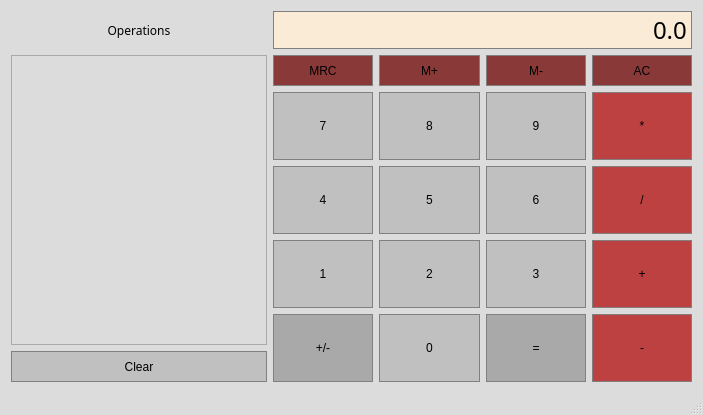
<?xml version="1.0" encoding="UTF-8"?>
<ui version="4.0">
 <class>Calculator</class>
 <widget class="QMainWindow" name="Calculator">
  <property name="geometry">
   <rect>
    <x>0</x>
    <y>0</y>
    <width>703</width>
    <height>415</height>
   </rect>
  </property>
  <property name="windowTitle">
   <string>Calculator</string>
  </property>
  <property name="styleSheet">
   <string notr="true">QMainWindow{
	background-color:#DCDCDC;	
}</string>
  </property>
  <widget class="QWidget" name="centralWidget">
   <property name="styleSheet">
    <string notr="true">QWidget{
	background-color:#DCDCDC;
}</string>
   </property>
   <layout class="QGridLayout" name="gridLayout">
    <item row="1" column="2">
     <widget class="QPushButton" name="MemRecall">
      <property name="sizePolicy">
       <sizepolicy hsizetype="Preferred" vsizetype="Preferred">
        <horstretch>0</horstretch>
        <verstretch>0</verstretch>
       </sizepolicy>
      </property>
      <property name="styleSheet">
       <string notr="true">QPushButton{
	background-color:  #8A3939;
	border: 1px solid gray;
 	padding: 5px;
}

QPushButton: pressed{
	background-color:  rgb(208, 80, 80);	
	border: 1px solid gray;
 	padding: 5px;
}</string>
      </property>
      <property name="text">
       <string>MRC</string>
      </property>
     </widget>
    </item>
    <item row="0" column="2" colspan="4">
     <widget class="QLineEdit" name="Display">
      <property name="sizePolicy">
       <sizepolicy hsizetype="Preferred" vsizetype="Preferred">
        <horstretch>0</horstretch>
        <verstretch>0</verstretch>
       </sizepolicy>
      </property>
      <property name="font">
       <font>
        <family>Pagul</family>
        <pointsize>18</pointsize>
        <weight>50</weight>
        <bold>false</bold>
       </font>
      </property>
      <property name="styleSheet">
       <string notr="true">QLineEdit{
	background-color: #FAEBD7;
	border: 1px solid gray;
	color: black;
}</string>
      </property>
      <property name="text">
       <string>0.0</string>
      </property>
      <property name="alignment">
       <set>Qt::AlignRight|Qt::AlignTrailing|Qt::AlignVCenter</set>
      </property>
     </widget>
    </item>
    <item row="1" column="5">
     <widget class="QPushButton" name="Clear">
      <property name="sizePolicy">
       <sizepolicy hsizetype="Preferred" vsizetype="Preferred">
        <horstretch>0</horstretch>
        <verstretch>0</verstretch>
       </sizepolicy>
      </property>
      <property name="styleSheet">
       <string notr="true">QPushButton{
	background-color:  #8A3939;
	border: 1px solid gray;
 	padding: 5px;
}

QPushButton: pressed{
	background-color:  rgb(208, 80, 80);	
	border: 1px solid gray;
 	padding: 5px;
}</string>
      </property>
      <property name="text">
       <string>AC</string>
      </property>
     </widget>
    </item>
    <item row="9" column="1">
     <widget class="QPushButton" name="ClearOperations">
      <property name="sizePolicy">
       <sizepolicy hsizetype="Preferred" vsizetype="Preferred">
        <horstretch>0</horstretch>
        <verstretch>0</verstretch>
       </sizepolicy>
      </property>
      <property name="styleSheet">
       <string notr="true">QPushButton{
	background-color:  #C0C0C0;
	border: 1px solid gray;
 	padding: 5px;
}

QPushButton: pressed{
	background-color:  #D3D3D3	;
	border: 1px solid gray;
 	padding: 5px;
}</string>
      </property>
      <property name="text">
       <string>Clear</string>
      </property>
     </widget>
    </item>
    <item row="1" column="3">
     <widget class="QPushButton" name="MemAdd">
      <property name="sizePolicy">
       <sizepolicy hsizetype="Preferred" vsizetype="Preferred">
        <horstretch>0</horstretch>
        <verstretch>0</verstretch>
       </sizepolicy>
      </property>
      <property name="styleSheet">
       <string notr="true">QPushButton{
	background-color:  #8A3939;
	border: 1px solid gray;
 	padding: 5px;
}

QPushButton: pressed{
	background-color:  rgb(208, 80, 80);	
	border: 1px solid gray;
 	padding: 5px;
}</string>
      </property>
      <property name="text">
       <string>M+</string>
      </property>
     </widget>
    </item>
    <item row="1" column="4">
     <widget class="QPushButton" name="MemSubtract">
      <property name="sizePolicy">
       <sizepolicy hsizetype="Preferred" vsizetype="Preferred">
        <horstretch>0</horstretch>
        <verstretch>0</verstretch>
       </sizepolicy>
      </property>
      <property name="styleSheet">
       <string notr="true">QPushButton{
	background-color:  #8A3939;
	border: 1px solid gray;
 	padding: 5px;
}

QPushButton: pressed{
	background-color:  rgb(208, 80, 80);	
	border: 1px solid gray;
 	padding: 5px;
}</string>
      </property>
      <property name="text">
       <string>M-</string>
      </property>
     </widget>
    </item>
    <item row="0" column="1">
     <widget class="QLabel" name="label_2">
      <property name="font">
       <font>
        <family>Pagul</family>
       </font>
      </property>
      <property name="text">
       <string>Operations</string>
      </property>
      <property name="alignment">
       <set>Qt::AlignCenter</set>
      </property>
     </widget>
    </item>
    <item row="1" column="1" rowspan="8">
     <widget class="QTextEdit" name="DisplayOperations">
      <property name="sizePolicy">
       <sizepolicy hsizetype="Preferred" vsizetype="Preferred">
        <horstretch>0</horstretch>
        <verstretch>0</verstretch>
       </sizepolicy>
      </property>
      <property name="readOnly">
       <bool>true</bool>
      </property>
     </widget>
    </item>
    <item row="8" column="2" rowspan="2">
     <widget class="QPushButton" name="ChangeSign">
      <property name="sizePolicy">
       <sizepolicy hsizetype="Preferred" vsizetype="Preferred">
        <horstretch>0</horstretch>
        <verstretch>0</verstretch>
       </sizepolicy>
      </property>
      <property name="styleSheet">
       <string notr="true">QPushButton{
	background-color:  #A9A9A9;
	border: 1px solid gray;
 	padding: 5px;
}

QPushButton: pressed{
	background-color:  #808080	;
	border: 1px solid gray;
 	padding: 5px;
}</string>
      </property>
      <property name="text">
       <string>+/-</string>
      </property>
     </widget>
    </item>
    <item row="8" column="3" rowspan="2">
     <widget class="QPushButton" name="Button0">
      <property name="sizePolicy">
       <sizepolicy hsizetype="Preferred" vsizetype="Preferred">
        <horstretch>0</horstretch>
        <verstretch>0</verstretch>
       </sizepolicy>
      </property>
      <property name="styleSheet">
       <string notr="true">QPushButton{
	background-color:  #C0C0C0;
	border: 1px solid gray;
 	padding: 5px;
}

QPushButton: pressed{
	background-color:  #D3D3D3	;
	border: 1px solid gray;
 	padding: 5px;
}</string>
      </property>
      <property name="text">
       <string>0</string>
      </property>
     </widget>
    </item>
    <item row="8" column="4" rowspan="2">
     <widget class="QPushButton" name="Equals">
      <property name="sizePolicy">
       <sizepolicy hsizetype="Preferred" vsizetype="Preferred">
        <horstretch>0</horstretch>
        <verstretch>0</verstretch>
       </sizepolicy>
      </property>
      <property name="styleSheet">
       <string notr="true">QPushButton{
	background-color:  #A9A9A9;
	border: 1px solid gray;
 	padding: 5px;
}

QPushButton: pressed{
	background-color:  #808080	;
	border: 1px solid gray;
 	padding: 5px;
}</string>
      </property>
      <property name="text">
       <string>=</string>
      </property>
     </widget>
    </item>
    <item row="6" column="4" rowspan="2">
     <widget class="QPushButton" name="Button3">
      <property name="sizePolicy">
       <sizepolicy hsizetype="Preferred" vsizetype="Preferred">
        <horstretch>0</horstretch>
        <verstretch>0</verstretch>
       </sizepolicy>
      </property>
      <property name="styleSheet">
       <string notr="true">QPushButton{
	background-color:  #C0C0C0;
	border: 1px solid gray;
 	padding: 5px;
}

QPushButton: pressed{
	background-color:  #D3D3D3	;
	border: 1px solid gray;
 	padding: 5px;
}</string>
      </property>
      <property name="text">
       <string>3</string>
      </property>
     </widget>
    </item>
    <item row="6" column="3" rowspan="2">
     <widget class="QPushButton" name="Button2">
      <property name="sizePolicy">
       <sizepolicy hsizetype="Preferred" vsizetype="Preferred">
        <horstretch>0</horstretch>
        <verstretch>0</verstretch>
       </sizepolicy>
      </property>
      <property name="styleSheet">
       <string notr="true">QPushButton{
	background-color:  #C0C0C0;
	border: 1px solid gray;
 	padding: 5px;
}

QPushButton: pressed{
	background-color:  #D3D3D3	;
	border: 1px solid gray;
 	padding: 5px;
}</string>
      </property>
      <property name="text">
       <string>2</string>
      </property>
     </widget>
    </item>
    <item row="6" column="2" rowspan="2">
     <widget class="QPushButton" name="Button1">
      <property name="sizePolicy">
       <sizepolicy hsizetype="Preferred" vsizetype="Preferred">
        <horstretch>0</horstretch>
        <verstretch>0</verstretch>
       </sizepolicy>
      </property>
      <property name="styleSheet">
       <string notr="true">QPushButton{
	background-color:  #C0C0C0;
	border: 1px solid gray;
 	padding: 5px;
}

QPushButton: pressed{
	background-color:  #D3D3D3	;
	border: 1px solid gray;
 	padding: 5px;
}</string>
      </property>
      <property name="text">
       <string>1</string>
      </property>
     </widget>
    </item>
    <item row="4" column="2" rowspan="2">
     <widget class="QPushButton" name="Button4">
      <property name="sizePolicy">
       <sizepolicy hsizetype="Preferred" vsizetype="Preferred">
        <horstretch>0</horstretch>
        <verstretch>0</verstretch>
       </sizepolicy>
      </property>
      <property name="styleSheet">
       <string notr="true">QPushButton{
	background-color:  #C0C0C0;
	border: 1px solid gray;
 	padding: 5px;
}

QPushButton: pressed{
	background-color:  #D3D3D3	;
	border: 1px solid gray;
 	padding: 5px;
}</string>
      </property>
      <property name="text">
       <string>4</string>
      </property>
     </widget>
    </item>
    <item row="2" column="2" rowspan="2">
     <widget class="QPushButton" name="Button7">
      <property name="sizePolicy">
       <sizepolicy hsizetype="Preferred" vsizetype="Preferred">
        <horstretch>0</horstretch>
        <verstretch>0</verstretch>
       </sizepolicy>
      </property>
      <property name="styleSheet">
       <string notr="true">QPushButton{
	background-color:  #C0C0C0;
	border: 1px solid gray;
 	padding: 5px;
}

QPushButton: pressed{
	background-color:  #D3D3D3	;
	border: 1px solid gray;
 	padding: 5px;
}</string>
      </property>
      <property name="text">
       <string>7</string>
      </property>
     </widget>
    </item>
    <item row="4" column="3" rowspan="2">
     <widget class="QPushButton" name="Button5">
      <property name="sizePolicy">
       <sizepolicy hsizetype="Preferred" vsizetype="Preferred">
        <horstretch>0</horstretch>
        <verstretch>0</verstretch>
       </sizepolicy>
      </property>
      <property name="styleSheet">
       <string notr="true">QPushButton{
	background-color:  #C0C0C0;
	border: 1px solid gray;
 	padding: 5px;
}

QPushButton: pressed{
	background-color:  #D3D3D3	;
	border: 1px solid gray;
 	padding: 5px;
}</string>
      </property>
      <property name="text">
       <string>5</string>
      </property>
     </widget>
    </item>
    <item row="4" column="4" rowspan="2">
     <widget class="QPushButton" name="Button6">
      <property name="sizePolicy">
       <sizepolicy hsizetype="Preferred" vsizetype="Preferred">
        <horstretch>0</horstretch>
        <verstretch>0</verstretch>
       </sizepolicy>
      </property>
      <property name="styleSheet">
       <string notr="true">QPushButton{
	background-color:  #C0C0C0;
	border: 1px solid gray;
 	padding: 5px;
}

QPushButton: pressed{
	background-color:  #D3D3D3	;
	border: 1px solid gray;
 	padding: 5px;
}</string>
      </property>
      <property name="text">
       <string>6</string>
      </property>
     </widget>
    </item>
    <item row="2" column="3" rowspan="2">
     <widget class="QPushButton" name="Button8">
      <property name="sizePolicy">
       <sizepolicy hsizetype="Preferred" vsizetype="Preferred">
        <horstretch>0</horstretch>
        <verstretch>0</verstretch>
       </sizepolicy>
      </property>
      <property name="styleSheet">
       <string notr="true">QPushButton{
	background-color:  #C0C0C0;
	border: 1px solid gray;
 	padding: 5px;
}

QPushButton: pressed{
	background-color:  #D3D3D3	;
	border: 1px solid gray;
 	padding: 5px;
}</string>
      </property>
      <property name="text">
       <string>8</string>
      </property>
     </widget>
    </item>
    <item row="2" column="4" rowspan="2">
     <widget class="QPushButton" name="Button9">
      <property name="sizePolicy">
       <sizepolicy hsizetype="Preferred" vsizetype="Preferred">
        <horstretch>0</horstretch>
        <verstretch>0</verstretch>
       </sizepolicy>
      </property>
      <property name="styleSheet">
       <string notr="true">QPushButton{
	background-color:  #C0C0C0;
	border: 1px solid gray;
 	padding: 5px;
}

QPushButton: pressed{
	background-color:  #D3D3D3	;
	border: 1px solid gray;
 	padding: 5px;
}</string>
      </property>
      <property name="text">
       <string>9</string>
      </property>
     </widget>
    </item>
    <item row="2" column="5" rowspan="2">
     <widget class="QPushButton" name="Multiply">
      <property name="sizePolicy">
       <sizepolicy hsizetype="Preferred" vsizetype="Preferred">
        <horstretch>0</horstretch>
        <verstretch>0</verstretch>
       </sizepolicy>
      </property>
      <property name="styleSheet">
       <string notr="true">QPushButton{
	background-color:  #BD4141;
	border: 1px solid gray;
 	padding: 5px;
}

QPushButton: pressed{
	background-color:  rgb(208, 80, 80);	;
	border: 1px solid gray;
 	padding: 5px;
}
</string>
      </property>
      <property name="text">
       <string>*</string>
      </property>
     </widget>
    </item>
    <item row="8" column="5" rowspan="2">
     <widget class="QPushButton" name="Subtract">
      <property name="sizePolicy">
       <sizepolicy hsizetype="Preferred" vsizetype="Preferred">
        <horstretch>0</horstretch>
        <verstretch>0</verstretch>
       </sizepolicy>
      </property>
      <property name="styleSheet">
       <string notr="true">QPushButton{
	background-color:  #BD4141;
	border: 1px solid gray;
 	padding: 5px;
}

QPushButton: pressed{
	background-color:  rgb(208, 80, 80);	;
	border: 1px solid gray;
 	padding: 5px;
}
</string>
      </property>
      <property name="text">
       <string>-</string>
      </property>
     </widget>
    </item>
    <item row="6" column="5" rowspan="2">
     <widget class="QPushButton" name="Add">
      <property name="sizePolicy">
       <sizepolicy hsizetype="Preferred" vsizetype="Preferred">
        <horstretch>0</horstretch>
        <verstretch>0</verstretch>
       </sizepolicy>
      </property>
      <property name="styleSheet">
       <string notr="true">QPushButton{
	background-color:  #BD4141;
	border: 1px solid gray;
 	padding: 5px;
}

QPushButton: pressed{
	background-color:  rgb(208, 80, 80);	;
	border: 1px solid gray;
 	padding: 5px;
}
</string>
      </property>
      <property name="text">
       <string>+</string>
      </property>
     </widget>
    </item>
    <item row="4" column="5" rowspan="2">
     <widget class="QPushButton" name="Divide">
      <property name="sizePolicy">
       <sizepolicy hsizetype="Preferred" vsizetype="Preferred">
        <horstretch>0</horstretch>
        <verstretch>0</verstretch>
       </sizepolicy>
      </property>
      <property name="styleSheet">
       <string notr="true">QPushButton{
	background-color:  #BD4141;
	border: 1px solid gray;
 	padding: 5px;
}

QPushButton: pressed{
	background-color:  rgb(208, 80, 80);	;
	border: 1px solid gray;
 	padding: 5px;
}
</string>
      </property>
      <property name="text">
       <string>/</string>
      </property>
     </widget>
    </item>
   </layout>
  </widget>
  <widget class="QMenuBar" name="menuBar">
   <property name="geometry">
    <rect>
     <x>0</x>
     <y>0</y>
     <width>703</width>
     <height>22</height>
    </rect>
   </property>
  </widget>
  <widget class="QStatusBar" name="statusBar"/>
 </widget>
 <layoutdefault spacing="6" margin="11"/>
 <resources/>
 <connections/>
</ui>
